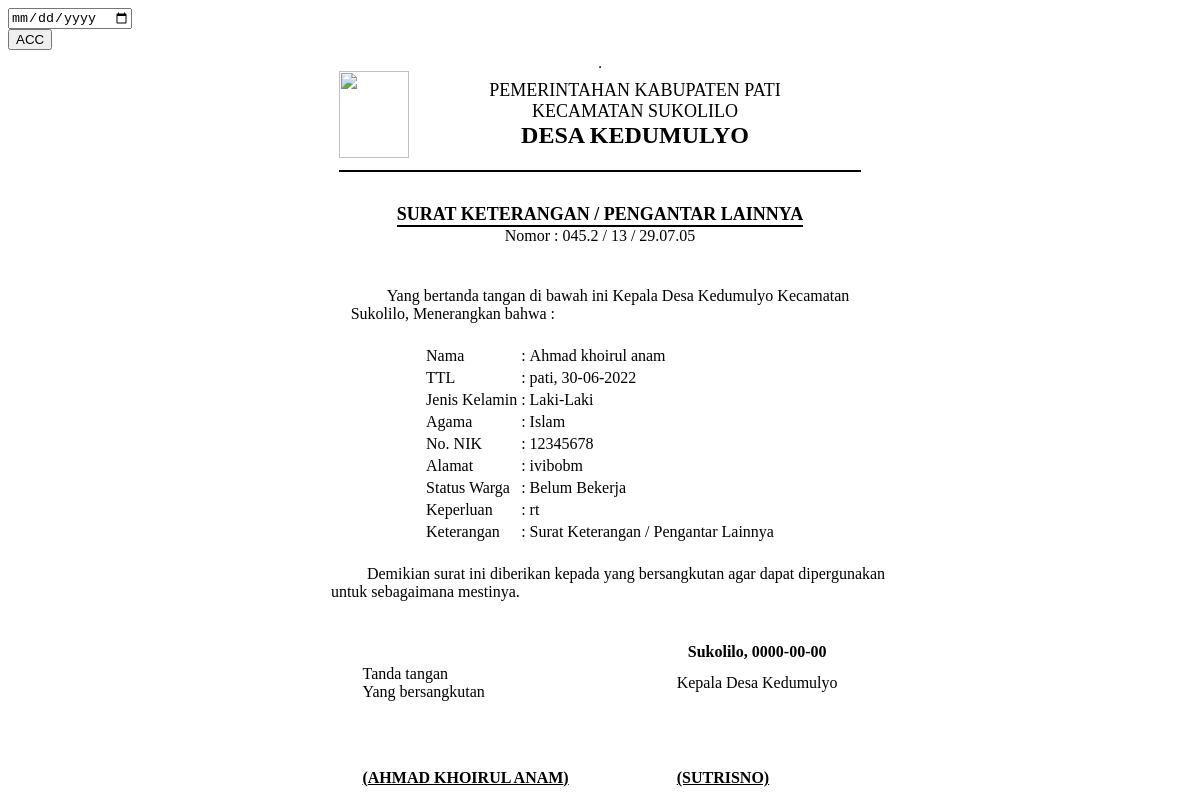
Page /demo1/view_skp.php?id_request_skp=13 on the committed database.
### tables this page shows
CREATE TABLE `data_request_skp` (
  `id_request_skp` int(11) NOT NULL,
  `nik` varchar(16) NOT NULL,
  `tanggal_request` timestamp NOT NULL DEFAULT current_timestamp(),
  `scan_ktp` text NOT NULL,
  `scan_kk` text NOT NULL,
  `keperluan` varchar(30) NOT NULL,
  `keterangan` varchar(50) NOT NULL DEFAULT 'Data sedang diperiksa oleh Staf',
  `request` varchar(20) NOT NULL DEFAULT 'LAINNYA',
  `status` int(11) NOT NULL DEFAULT 0,
  `acc` date NOT NULL
);

CREATE TABLE `data_user` (
  `nik` varchar(16) NOT NULL,
  `password` varchar(225) NOT NULL,
  `hak_akses` varchar(225) NOT NULL,
  `nama` varchar(30) NOT NULL,
  `tanggal_lahir` date NOT NULL,
  `tempat_lahir` varchar(30) NOT NULL,
  `jekel` varchar(20) NOT NULL,
  `agama` varchar(20) NOT NULL,
  `alamat` text NOT NULL,
  `telepon` varchar(13) NOT NULL,
  `status_warga` varchar(30) NOT NULL,
  `rt` varchar(50) DEFAULT NULL,
  `rw` varchar(50) DEFAULT NULL,
  `username` varchar(50) DEFAULT NULL
);

### demo1/view_skp.php (the view, shortened to what this page needs)
<?php include '../konek.php';?>
<link href="css/sweetalert.css" rel="stylesheet" type="text/css">
<?php
	if(isset($_GET['id_request_skp'])){
		$id=$_GET['id_request_skp'];
		$sql = "SELECT * FROM data_request_skp natural join data_user WHERE id_request_skp='$id'";
		$query = mysqli_query($konek,$sql);
        $data = mysqli_fetch_array($query,MYSQLI_BOTH);
        $id=$data['id_request_skp'];
        $nik = $data['nik'];
		$nama = $data['nama'];
		$tempat = $data['tempat_lahir'];
        $tgl = $data['tanggal_lahir'];
        $format2 = date('d-m-Y', strtotime($tgl));
		$agama = $data['agama'];
		$jekel = $data['jekel'];
		$nama = $data['nama'];
		$alamat = $data['alamat'];
        $status_warga = $data['status_warga'];
        $keperluan = $data['keperluan'];
        $request = $data['request'];
        $acc = $data['acc'];
	}
?>
                <div class="page-inner mt--5">
					<div class="row mt--2">
						<div class="col-md-6">
							<div class="card full-height">
								<div class="card-body">
								    <div class="card-tools">
                                        <form action="" method="POST">
                                            <div class="form-group">
                                                <input type="date" name="tgl_acc" class="form-control" required="">
                                                <div class="form-group">
                                                    <input type="submit" name="ttd" value="ACC" class="btn btn-primary btn-sm">
                                                </div>
                                            </div>
                                        </form>
									</div>
								</div>
							</div>
						</div>
					</div>
					<div class="row">
						<div class="col-md-12">
							<div class="card">
								<div class="card-body">
                                <table border="1" align="center">
                                <table border="0" align="center">
        <tr>
        <td><img src="img/pati.png" width="70" height="87" alt=""></td>
        <td></td>
        <td></td>
        <td></td>
        <td></td>
        <td></td>
        <td></td>
        <td></td>
        <td></td>
        <td></td>
        <td></td>
        <td></td>
        <td></td>
        <td></td>
        <td></td>
        <td></td>
        <td></td>
        <td></td>
        <td></td>
        <td></td>
            <td>
                <center>
                    <font size="4">PEMERINTAHAN KABUPATEN PATI</font><br>
                    <font size="4">KECAMATAN SUKOLILO</font><br>
                    <font size="5"><b>DESA KEDUMULYO</b></font><br>
                </center>
            </td>
        <td></td>
        <td></td>
        <td></td>
        <td></td>
        <td></td>
        <td></td>
        <td></td>
        <td></td>
        <td></td>
        <td></td>
        <td></td>
        <td></td>
        <td></td>
        <td></td>
        <td></td>
        <td></td>
        <td></td>
        <td></td>
        <td></td>
        <td></td>
        </tr>
        <tr>
            <td colspan="45"><hr color="black"></td>
        </tr>
    </table>
    <br>
    <table border="0" align="center">
        <tr>
            <td>
                <center>
                    <font size="4"><b>SURAT KETERANGAN / PENGANTAR LAINNYA</b></font><br>
                    <hr style="margin:0px" color="black">
                    <span>Nomor : 045.2 / <?php echo $id;?> / 29.07.05</span>
                </center>
            </td>
        </tr>
    </table>
    <br>
    <br>
    <table border="0" align="center">
        <tr>
            <td>
                &nbsp;&nbsp;&nbsp;&nbsp;&nbsp;&nbsp;&nbsp;&nbsp;&nbsp;Yang bertanda tangan di bawah ini Kepala Desa Kedumulyo Kecamatan <br> Sukolilo, Menerangkan bahwa :
            </td>
        </tr>
    </table>
    <br>
    <table border="0" align="center">
        <tr>
            <td>Nama</td>
            <td>:</td>
            <td><?php echo $nama;?></td>
        </tr>
        <tr>
            <td>TTL</td>
            <td>:</td>
            <td><?php echo $tempat.", ".$format2;?></td>
        </tr>
        <tr>
            <td>Jenis Kelamin</td>
            <td>:</td>
            <td><?php echo $jekel;?></td>
        </tr>
        <tr>
            <td>Agama</td>
            <td>:</td>
            <td><?php echo $agama;?></td>
        </tr>
        <tr>
            <td>No. NIK</td>
            <td>:</td>
            <td><?php echo $nik;?></td>
        </tr>
        <tr>
            <td>Alamat</td>
            <td>:</td>
            <td><?php echo $alamat;?></td>
        </tr>
        <tr>
            <td>Status Warga</td>
            <td>:</td>
            <td><?php echo $status_warga;?></td>
        </tr>
        <tr>
            <td>Keperluan</td>
            <td>:</td>
            <td><?php echo $keperluan;?></td>
        </tr>
        <tr>
            <td>Keterangan</td>
            <td>:</td>
            <?php
                if($request=="LAINNYA"){
                    $request="Surat Keterangan / Pengantar Lainnya";
                }
            ?>
            <td><?php echo $request;?></td>
        </tr>
    </table>
    <br>
    <table border="0" align="center">
        <tr>
            <td>
                &nbsp;&nbsp;&nbsp;&nbsp;&nbsp;&nbsp;&nbsp;&nbsp;&nbsp;&nbsp;&nbsp;&nbsp;&nbsp;Demikian surat ini diberikan kepada yang bersangkutan agar dapat dipergunakan<br>&nbsp;&nbsp;&nbsp;&nbsp;untuk sebagaimana mestinya.
            </td>
        </tr>
    </table>
    <br>
    <br>
    <table border="0" align="center">
        <tr>
            <th></th>
            <th width="100px"></th>
            <th>Sukolilo, <?php echo $acc;?></th>
        </tr>
        <tr>
            <td>Tanda tangan <br> Yang bersangkutan </td>
            <td></td>
            <td>Kepala Desa Kedumulyo</td>
        </tr>
        <tr>
            <td rowspan="15"></td>
            <td></td>
            <td rowspan="15"></td>
        </tr>
        <tr>
            <td></td>
        </tr>
        <tr>
            <td></td>
        </tr>
        <tr>
            <td></td>
        </tr>
        <tr>
            <td></td>
        </tr>
        <tr>
            <td></td>
        </tr>
        <tr>
            <td></td>
        </tr>
        <tr>
            <td></td>
        </tr>
        <tr>
            <td></td>
        </tr>
        <tr>
            <td></td>
        </tr>
        <tr>
            <td></td>
        </tr>
        <tr>
            <td></td>
        </tr>
        <tr>
            <td></td>
        </tr><tr>
            <td></td>
        </tr><tr>
            <td></td>
        </tr><tr>
            <td></td>
        </tr>
        <tr>
            <td><b style="text-transform:uppercase"><u>(<?php echo $nama;?>)</u></b></td>
            <td></td>
            <td><b><u>(SUTRISNO)</u></b></td>
        </tr>
    </table>
                                </table>
								</div>
							</div>
						</div>
					</div>
			</div>

### rows in the picture
data_request_skp: id_request_skp "13", nik.nama "Ahmad khoirul anam", nik.tempat_lahir "pati", nik.tanggal_lahir "30-06-2022", nik.jekel "Laki-Laki", nik.agama "Islam", nik "12345678", nik.alamat "ivibobm", nik.status_warga "Belum Bekerja", keperluan "rt", request "Surat Keterangan / Pengantar Lainnya", acc "0000-00-00", nik.nama "AHMAD KHOIRUL ANAM"
